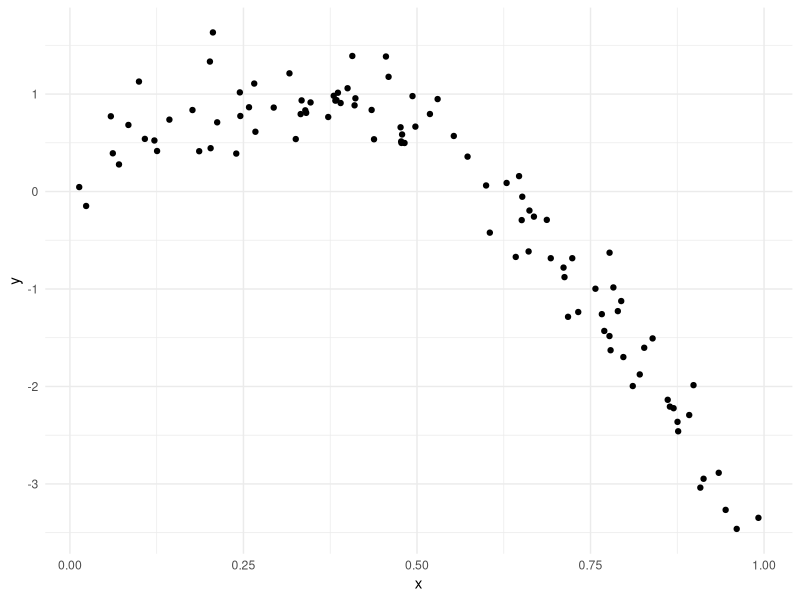
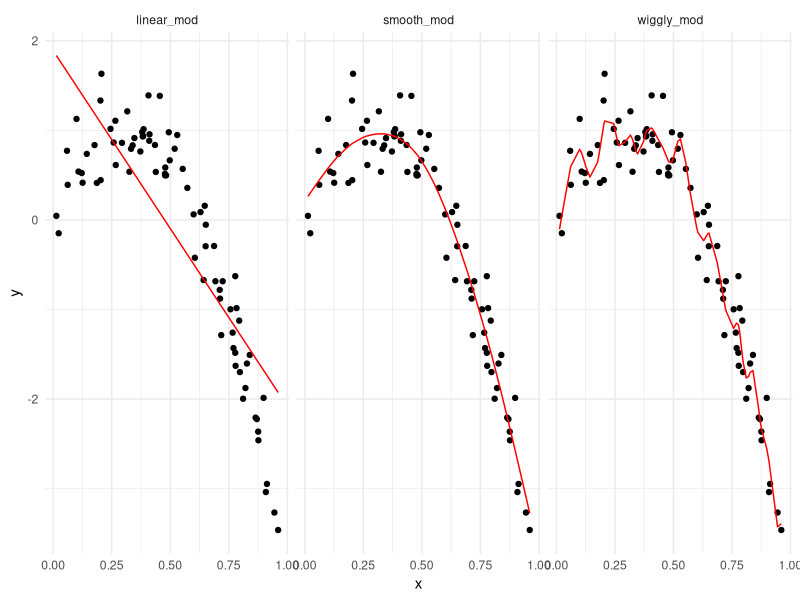

Here is the R script that generated these plots, in order:
## ---- chunk 1
library(tidyverse)
library(modelr)
library(mgcv)
knitr::opts_chunk$set(
  fig.width = 6,
  fig.asp = .6,
  out.width = "90%"
)
theme_set(theme_minimal() +  theme(legend.position = "bottom"))

options(
  ggplots2.continuous.color = "viridis",
  ggplots2.continuous.fill = "viridus"
)

scale_colour_discrete = scale_colour_viridis_d
scale_fill_discrete = scale_fill_viridis_d
## ---- chunk 2
set.seed(1)
nonlin_df = 
  tibble(
    id = 1:100,
    x = runif(100, 0, 1),
    y = 1 - 10 * (x - .3) ^ 2 + rnorm(100, 0, .3)
  )

nonlin_df %>% 
  ggplot(aes(x = x, y = y)) + 
  geom_point()
## ---- chunk 3
train_df = sample_n(nonlin_df, size = 80)
test_df = anti_join(nonlin_df, train_df, by = "id") # the rest 20 data are test_df use anti_joint
## ---- chunk 4
linear_mod = lm(y ~ x, data = train_df)
smooth_mod = gam(y ~ s(x), data = train_df)
wiggly_mod = gam(y ~ s(x, k=30), sp = 10e-6, data = train_df)
## ---- chunk 5
train_df %>% 
  gather_predictions(linear_mod, smooth_mod, wiggly_mod) %>% 
  ggplot(aes(x =x ,y = y)) +
  geom_point() +
  geom_line(aes(y = pred), color = "red") +
  facet_grid(. ~ model)
## ---- chunk 6
rmse(linear_mod, test_df) # root mean square error
rmse(smooth_mod, test_df)
rmse(wiggly_mod, test_df)
## ---- chunk 7

